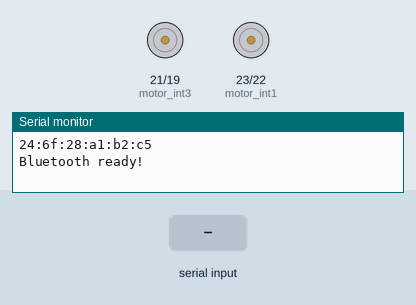
Simulated run of this sketch. Board: ESP32. Shown: motor-driver pin pairs drawn as motors (green arrow = first pin HIGH = forward, orange = second pin HIGH = backward, longer = more drive), the last lines printed to the serial monitor. The inputs (shaded band) are chosen by the test bench. Nothing arrives over Bluetooth unless stated.

Above: at 1.2 s.
1.3 s: "90,45\n" received over the second serial link
At 1.9 s:
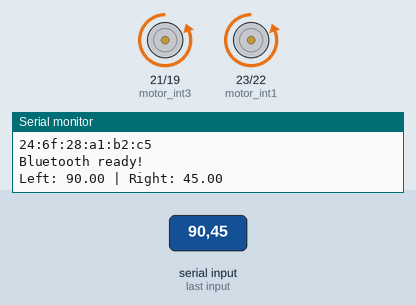
Timing chart, 0 to 4.3 s (numbered marks = the images above; inputs shaded):
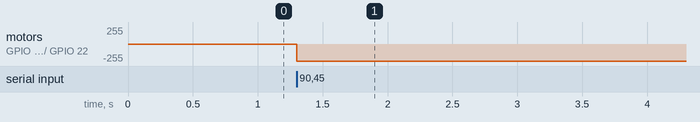

The sketch:

Arduino_ESP32_BT.ino
```cpp
#include "BluetoothSerial.h"

BluetoothSerial SerialBT;

#define motor_int1 23
#define motor_int2 22
#define motor_int3 21
#define motor_int4 19
#define servo_pin 18

void setup() {
  Serial.begin(115200);
  SerialBT.begin("BT test");

  Serial.println(SerialBT.getBtAddressString());

  pinMode(motor_int1, OUTPUT);
  pinMode(motor_int2, OUTPUT);
  pinMode(motor_int3, OUTPUT);
  pinMode(motor_int4, OUTPUT);

  ledcAttach(motor_int1, 1000, 8);
  ledcAttach(motor_int2, 1000, 8);
  ledcAttach(motor_int3, 1000, 8);
  ledcAttach(motor_int4, 1000, 8);

  Serial.println("Bluetooth ready!");
}

void motorControl(int pin1, int pin2, float speed) {
  int pwm = constrain((int)(abs(speed) * 255), 0, 255);

  if (speed < -0.1) {
    ledcWrite(pin1, pwm);
    ledcWrite(pin2, 0);
  }
  else if (speed > 0.1) {
    ledcWrite(pin1, 0);
    ledcWrite(pin2, pwm);
  }
  else {
    ledcWrite(pin1, 0);
    ledcWrite(pin2, 0);
  }
}

void loop() {
  if (SerialBT.available()) {
    String data = SerialBT.readStringUntil('\n');

    float leftY, rightY;

    if (sscanf(data.c_str(), "%f,%f", &leftY, &rightY) == 2) {
      motorControl(motor_int1, motor_int2, leftY);
      motorControl(motor_int3, motor_int4, rightY);

      Serial.print("Left: ");
      Serial.print(leftY);
      Serial.print(" | Right: ");
      Serial.println(rightY);
    }
  }
}
```

Measured:
- after the input at 1.3 s, motor on GPIO 21 (motor_int3) / GPIO 19 (motor_int4), motor on GPIO 23 (motor_int1) / GPIO 22 (motor_int2): stopped → backward 255/255 at once
